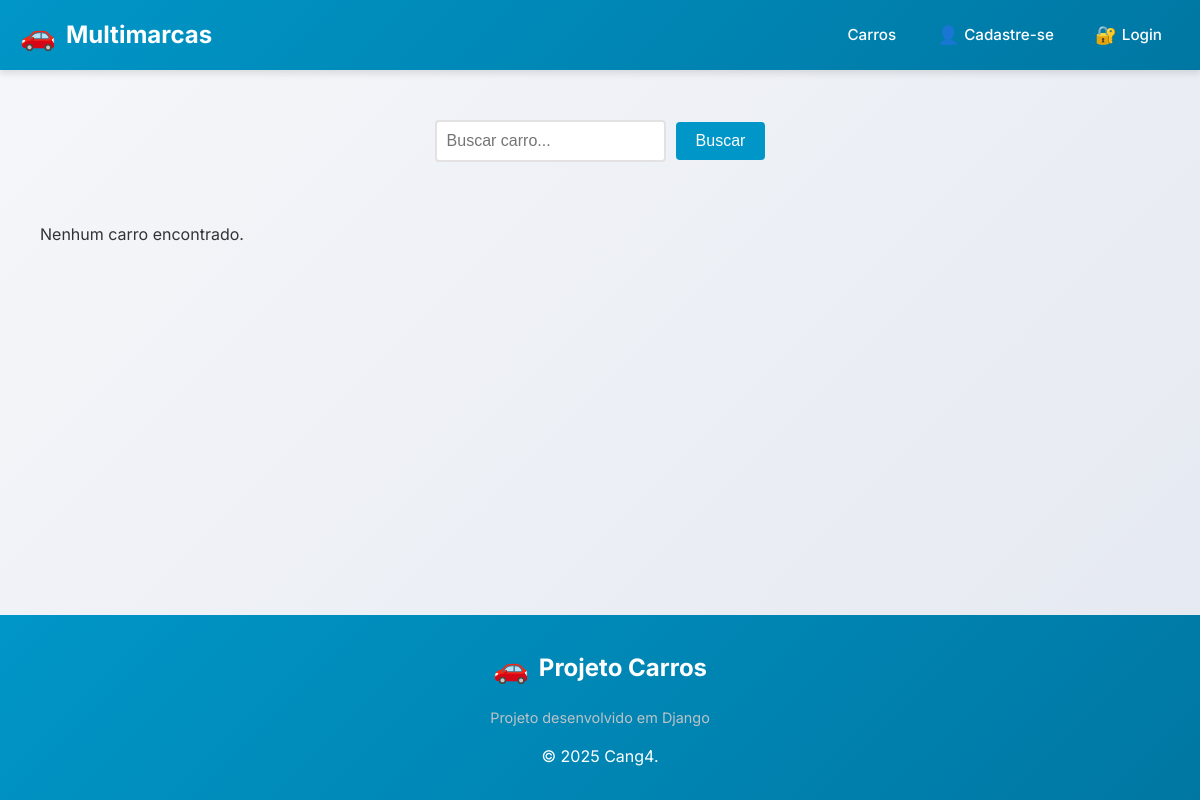
The page /cars/ on the database as committed earlier.
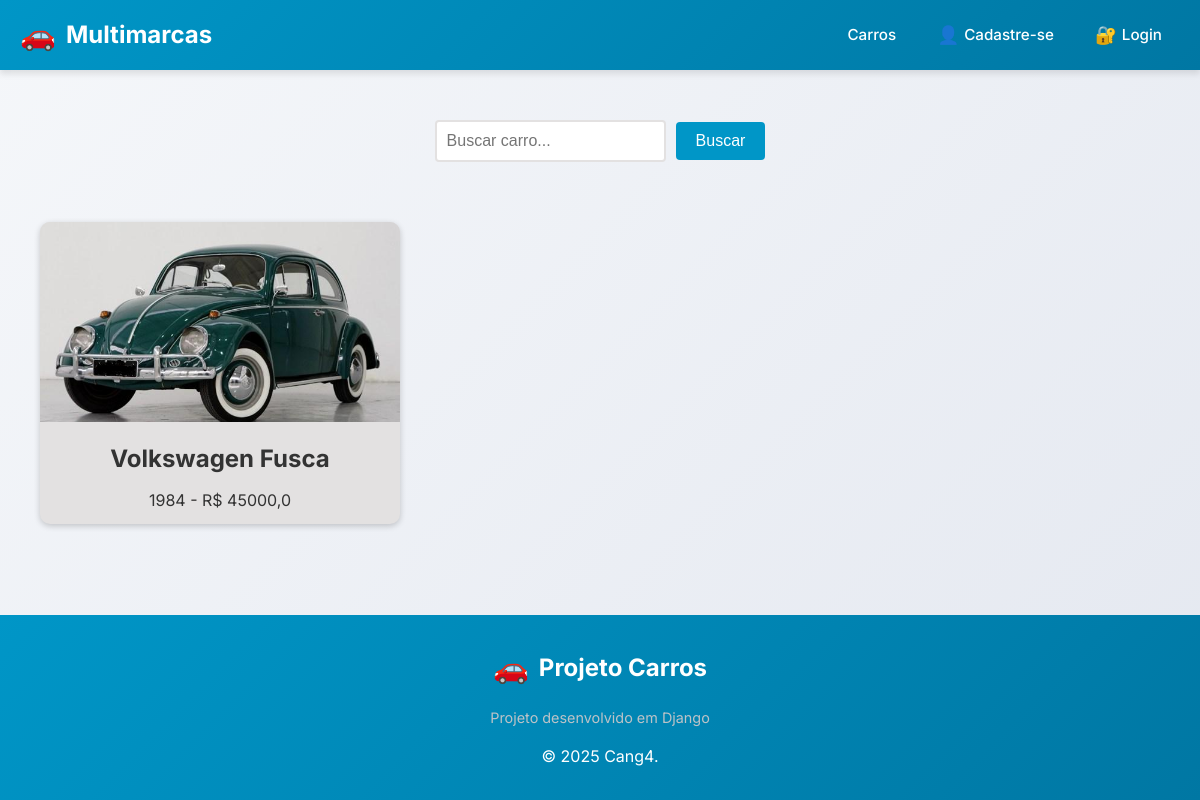
The same page on the database as committed later.
### cars/models.py (models this page shows, shortened)
class Car(models.Model):
    id = models.AutoField(primary_key=True)
    model = models.CharField(max_length=200, blank=False, null=False)
    brand = models.ForeignKey(Brand, on_delete=models.PROTECT, related_name='car_brand')
    factory_year = models.CharField(max_length=4, choices=get_year_choices(), default=str(datetime.now().year))
    model_year = models.CharField(max_length=4, choices=get_year_choices(), default=str(datetime.now().year))
    plate = models.CharField(max_length=10, blank=True, null=True)
    value = models.FloatField(blank=True, null=True)
    photo = models.ImageField(upload_to='cars/', blank=True, null=True)

class Brand(models.Model):
    id = models.AutoField(primary_key=True)
    name = models.CharField(max_length=200)
    def __str__(self):
        return self.name

### cars/views.py (the view)
# urls.py: path('cars/', cars_view, name='cars_list'),
def cars_view(request):
	cars = Car.objects.all().order_by('model')
	search = request.GET.get('search')
	if search:
		cars = Car.objects.filter(model__icontains=search) #(brand__name='Fiat') #aqui se usa 2 _ para indicar que voce quer pesquisar pelo nome e não pelo ID do item
	return render(
				request,
				'cars.html',
				{'cars': cars} #Aqui é um dicionario para simbolizar o banco de dados
				)

### cars/templates/cars.html (shortened to what this page needs)
{% extends "base.html" %}
{% block content %}
  <form method="GET" action="{% url 'cars_list' %}">
    <input type="text" name="search" placeholder="Buscar carro...">
    <button type="submit">Buscar</button>
  </form>
  <div class="car-grid">
    {% if cars %}
      {% for car in cars %}
        <div class="car-card">
          <img src="{{ car.photo.url }}" alt="{{ car.model }} - {{ car.brand }}">
          <h2>{{ car.brand }} {{ car.model }}</h2>
          <p>{{ car.factory_year }} - R$ {{ car.value }}</p>
        </div>
      {% endfor %}
    {% else %}
      <p class="no-results">Nenhum carro encontrado.</p>
    {% endif %}
  </div>
{% endblock %}

### app/templates/base.html (shortened to what this page needs)
<!DOCTYPE html>
<html lang="pt-br">
<head>
</head>
<body>
  <header>
    <nav>
      <a href="{% url 'cars_list' %}" class="nav-brand">Multimarcas</a>
      <ul>
        <li><a href="{% url 'cars_list' %}">Carros</a></li>
        {% if not user.is_authenticated %}
          <li><a href="{% url 'register' %}">Cadastre-se</a></li>
          <li><a href="{% url 'login' %}">Login</a></li>
        {% endif %}
      </ul>
    </nav>
  </header>
  <main>
    {% block content %}
    {% endblock %}
  </main>
  <footer>
    <div class="footer-content">
      <div class="footer-logo">Projeto Carros</div>
      <p class="footer-text">Projeto desenvolvido em Django</p>
      <p>&copy; 2025 Cang4.</p>
    </div>
  </footer>
</body>
</html>

### app/templates/base.html (style rules this page uses)
:root { --primary-color: #0096c7; --primary-dark: #0077a3; --primary-light: #32bbe8; --secondary-color: #ff6b35; --dark-color: #333; --light-color: #f8f9fa; --gray-color: #6c757d; --success-color: #28a745; --border-radius: 8px; --box-shadow: 0 4px 6px rgba(0, 0, 0, 0.1); --transition: all 0.3s ease; }
* { margin: 0; padding: 0; box-sizing: border-box; }
body { font-family: 'Inter', sans-serif; background: linear-gradient(135deg, #f5f7fa 0%, #e4e8f0 100%); color: var(--dark-color); line-height: 1.6; min-height: 100vh; display: flex; flex-direction: column; }
header { background: linear-gradient(135deg, var(--primary-color) 0%, var(--primary-dark) 100%); color: white; box-shadow: var(--box-shadow); position: sticky; top: 0; z-index: 100; }
nav { max-width: 1200px; margin: 0 auto; padding: 0 20px; height: 70px; display: flex; justify-content: space-between; align-items: center; }
.nav-brand { font-size: 1.5rem; font-weight: 700; color: white; text-decoration: none; display: flex; align-items: center; gap: 10px; }
.nav-brand::before { content: "🚗"; font-size: 1.8rem; }
nav ul { list-style: none; display: flex; align-items: center; gap: 5px; }
nav ul li a { color: white; text-decoration: none; font-size: 0.95rem; font-weight: 500; padding: 12px 18px; border-radius: var(--border-radius); transition: var(--transition); display: flex; align-items: center; gap: 5px; }
nav ul li a::before { font-size: 1.1rem; }
nav ul li a[href*="login"]::before { content: "🔐"; }
nav ul li a[href*="register"]::before { content: "👤"; }
main { flex: 1; max-width: 1200px; margin: 0 auto; padding: 30px 20px; width: 100%; }
footer { background: linear-gradient(135deg, #0096c7 0%, #0077a3 100%); color: white; padding: 30px 20px; text-align: center; margin-top: auto; }
.footer-content { max-width: 1200px; margin: 0 auto; display: flex; flex-direction: column; align-items: center; gap: 15px; }
.footer-logo { font-size: 1.5rem; font-weight: 700; display: flex; align-items: center; gap: 10px; }
.footer-logo::before { content: "🚗"; font-size: 1.8rem; }
.footer-text { color: #bdc3c7; font-size: 0.9rem; max-width: 600px; }
main > * { animation: fadeIn 0.5s ease-out; }

### cars/templates/cars.html (style rules this page uses)
.car-grid { display: grid; grid-template-columns: repeat(3, 1fr); gap: 20px; margin: 0 auto; max-width: 1200px; padding: 20px; }
.car-card { background-color: #e3e1e1; box-shadow: 0 2px 6px rgba(0, 0, 0, 0.2); border-radius: 10px; overflow: hidden; text-align: center; transition: all 0.3s ease; }
.car-card img { width: 100%; height: 200px; object-fit: cover; }
.car-card h2 { font-size: 1.5rem; margin: 10px; }
.car-card p { font-size: 1rem; margin-bottom: 10px; }
form { display: flex; justify-content: center; align-items: center; margin-bottom: 20px; text-align: center; padding: 20px; }
input[type="text"] { padding: 10px; font-size: 16px; border: 2px solid #e3e1e1; border-radius: 4px; margin-right: 10px; transition: border-bottom-color 0.3s ease-in-out; }
button[type="submit"] { background-color: #0096c7; color: #fff; border: none; padding: 10px 20px; font-size: 16px; border-radius: 4px; cursor: pointer; transition: background-color 0.3s ease-in-out; }

Rows that differ between the two databases and show on the page:
added Car: photo (picture), brand "Volkswagen", model "Fusca", factory_year "1984", value "45000,0"
Other text that changed with them:
text no longer shown: "Nenhum carro encontrado."
